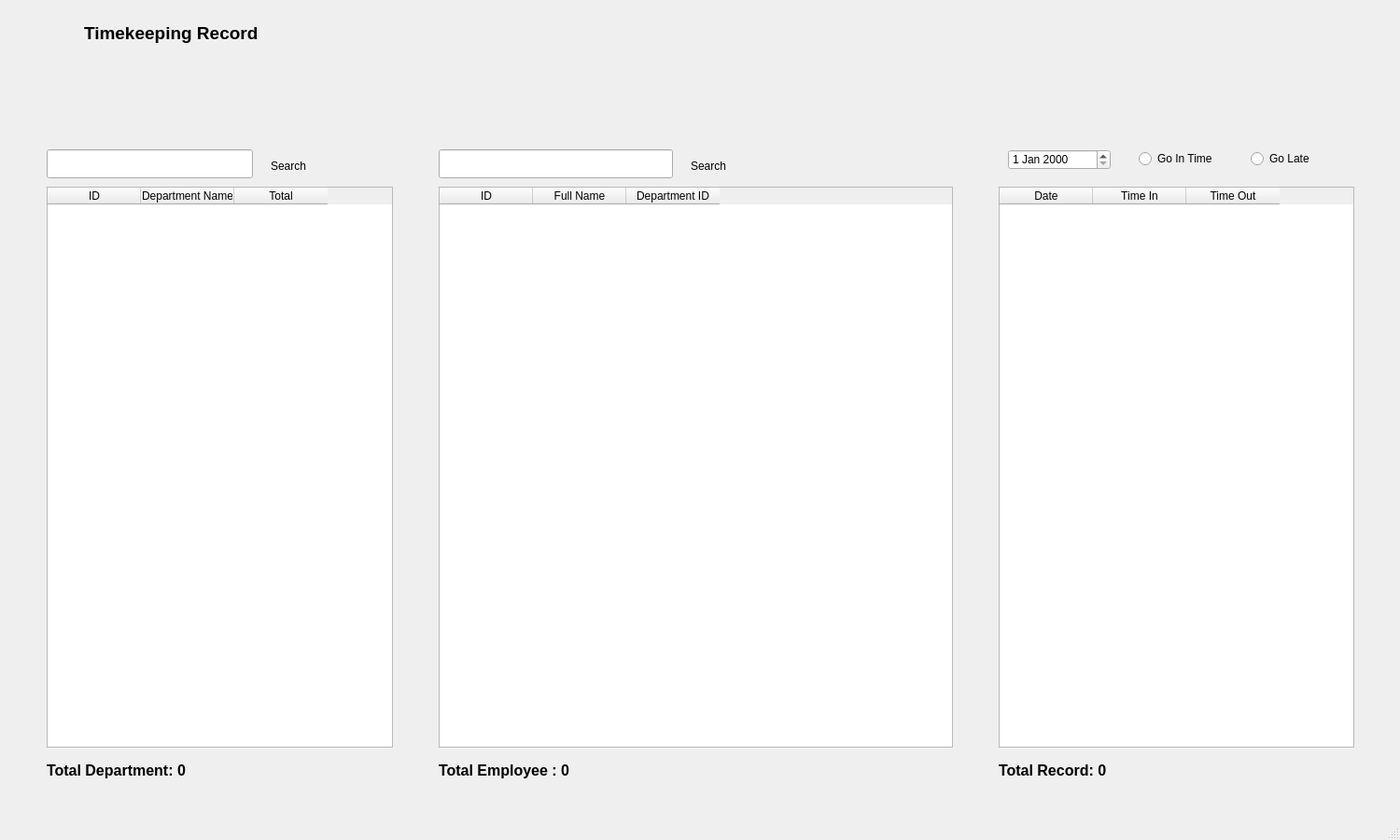
<?xml version="1.0" encoding="UTF-8"?>
<ui version="4.0">
 <class>MainWindow</class>
 <widget class="QMainWindow" name="MainWindow">
  <property name="geometry">
   <rect>
    <x>0</x>
    <y>0</y>
    <width>1500</width>
    <height>900</height>
   </rect>
  </property>
  <property name="windowTitle">
   <string>MainWindow</string>
  </property>
  <widget class="QWidget" name="centralwidget">
   <widget class="QLabel" name="logo">
    <property name="geometry">
     <rect>
      <x>370</x>
      <y>10</y>
      <width>91</width>
      <height>71</height>
     </rect>
    </property>
    <property name="text">
     <string/>
    </property>
    <property name="pixmap">
     <pixmap resource="res.qrc">:/avatar/default_avatar.png</pixmap>
    </property>
    <property name="scaledContents">
     <bool>true</bool>
    </property>
   </widget>
   <widget class="QLabel" name="label_6">
    <property name="geometry">
     <rect>
      <x>90</x>
      <y>10</y>
      <width>261</width>
      <height>51</height>
     </rect>
    </property>
    <property name="font">
     <font>
      <pointsize>14</pointsize>
      <weight>75</weight>
      <bold>true</bold>
     </font>
    </property>
    <property name="text">
     <string>Timekeeping Record</string>
    </property>
   </widget>
   <widget class="QTableWidget" name="tbl_Timekeeping">
    <property name="geometry">
     <rect>
      <x>1070</x>
      <y>200</y>
      <width>381</width>
      <height>601</height>
     </rect>
    </property>
    <column>
     <property name="text">
      <string>Date</string>
     </property>
    </column>
    <column>
     <property name="text">
      <string>Time In</string>
     </property>
    </column>
    <column>
     <property name="text">
      <string>Time Out</string>
     </property>
    </column>
   </widget>
   <widget class="QTableWidget" name="tbl_Employee">
    <property name="geometry">
     <rect>
      <x>470</x>
      <y>200</y>
      <width>551</width>
      <height>601</height>
     </rect>
    </property>
    <column>
     <property name="text">
      <string>ID</string>
     </property>
    </column>
    <column>
     <property name="text">
      <string>Full Name</string>
     </property>
    </column>
    <column>
     <property name="text">
      <string>Department ID</string>
     </property>
    </column>
   </widget>
   <widget class="QTableWidget" name="tbl_Department">
    <property name="geometry">
     <rect>
      <x>50</x>
      <y>200</y>
      <width>371</width>
      <height>601</height>
     </rect>
    </property>
    <column>
     <property name="text">
      <string>ID</string>
     </property>
    </column>
    <column>
     <property name="text">
      <string>Department Name</string>
     </property>
    </column>
    <column>
     <property name="text">
      <string>Total</string>
     </property>
    </column>
   </widget>
   <widget class="QLabel" name="btn_Back">
    <property name="geometry">
     <rect>
      <x>10</x>
      <y>20</y>
      <width>61</width>
      <height>41</height>
     </rect>
    </property>
    <property name="text">
     <string/>
    </property>
    <property name="scaledContents">
     <bool>true</bool>
    </property>
   </widget>
   <widget class="QLineEdit" name="txt_Search_Department">
    <property name="geometry">
     <rect>
      <x>50</x>
      <y>160</y>
      <width>221</width>
      <height>31</height>
     </rect>
    </property>
   </widget>
   <widget class="QLineEdit" name="txt_Search_Employee">
    <property name="geometry">
     <rect>
      <x>470</x>
      <y>160</y>
      <width>251</width>
      <height>31</height>
     </rect>
    </property>
   </widget>
   <widget class="QRadioButton" name="rb_InTime">
    <property name="geometry">
     <rect>
      <x>1220</x>
      <y>160</y>
      <width>95</width>
      <height>20</height>
     </rect>
    </property>
    <property name="text">
     <string>Go In Time</string>
    </property>
   </widget>
   <widget class="QRadioButton" name="rb_GoLate">
    <property name="geometry">
     <rect>
      <x>1340</x>
      <y>160</y>
      <width>95</width>
      <height>20</height>
     </rect>
    </property>
    <property name="text">
     <string>Go Late</string>
    </property>
   </widget>
   <widget class="QDateEdit" name="dateEdit">
    <property name="geometry">
     <rect>
      <x>1080</x>
      <y>160</y>
      <width>110</width>
      <height>22</height>
     </rect>
    </property>
   </widget>
   <widget class="QLabel" name="lbl_Timekeeping">
    <property name="geometry">
     <rect>
      <x>1070</x>
      <y>810</y>
      <width>231</width>
      <height>31</height>
     </rect>
    </property>
    <property name="font">
     <font>
      <pointsize>12</pointsize>
      <weight>75</weight>
      <bold>true</bold>
     </font>
    </property>
    <property name="text">
     <string>Total Record: 0</string>
    </property>
   </widget>
   <widget class="QLabel" name="lbl_Department">
    <property name="geometry">
     <rect>
      <x>50</x>
      <y>810</y>
      <width>231</width>
      <height>31</height>
     </rect>
    </property>
    <property name="font">
     <font>
      <pointsize>12</pointsize>
      <weight>75</weight>
      <bold>true</bold>
     </font>
    </property>
    <property name="text">
     <string>Total Department: 0</string>
    </property>
   </widget>
   <widget class="QLabel" name="lbl_Employee">
    <property name="geometry">
     <rect>
      <x>470</x>
      <y>810</y>
      <width>231</width>
      <height>31</height>
     </rect>
    </property>
    <property name="font">
     <font>
      <pointsize>12</pointsize>
      <weight>75</weight>
      <bold>true</bold>
     </font>
    </property>
    <property name="text">
     <string>Total Employee : 0</string>
    </property>
   </widget>
   <widget class="QLabel" name="btn_Search_Department">
    <property name="geometry">
     <rect>
      <x>290</x>
      <y>170</y>
      <width>55</width>
      <height>16</height>
     </rect>
    </property>
    <property name="text">
     <string>Search</string>
    </property>
   </widget>
   <widget class="QLabel" name="btn_Search_Employee">
    <property name="geometry">
     <rect>
      <x>740</x>
      <y>170</y>
      <width>55</width>
      <height>16</height>
     </rect>
    </property>
    <property name="text">
     <string>Search</string>
    </property>
   </widget>
  </widget>
  <widget class="QMenuBar" name="menubar">
   <property name="geometry">
    <rect>
     <x>0</x>
     <y>0</y>
     <width>1500</width>
     <height>26</height>
    </rect>
   </property>
  </widget>
  <widget class="QStatusBar" name="statusbar"/>
 </widget>
 <resources>
  <include location="res.qrc"/>
 </resources>
 <connections/>
</ui>
